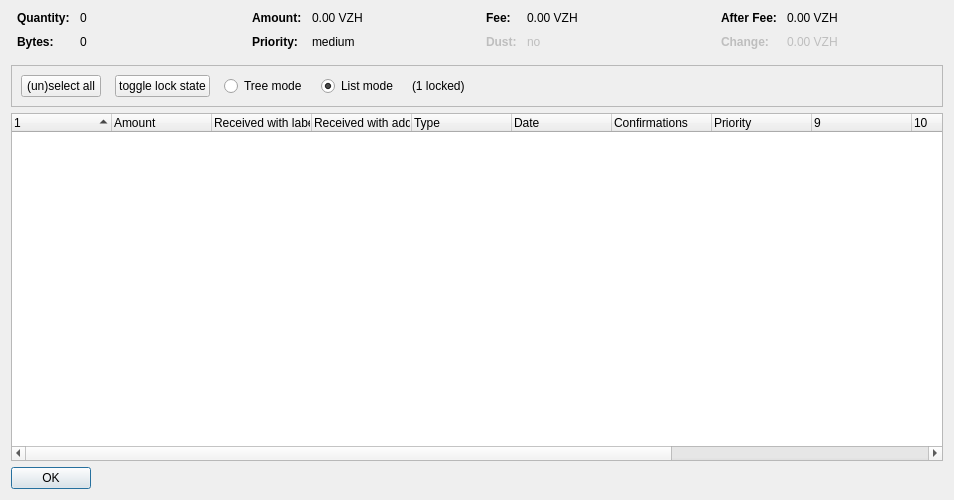
<?xml version="1.0" encoding="UTF-8"?>
<ui version="4.0">
 <class>CoinControlDialog</class>
 <widget class="QDialog" name="CoinControlDialog">
  <property name="geometry">
   <rect>
    <x>0</x>
    <y>0</y>
    <width>954</width>
    <height>500</height>
   </rect>
  </property>
  <property name="windowTitle">
   <string>Coin Selection</string>
  </property>
  <layout class="QVBoxLayout" name="verticalLayout">
   <item>
    <layout class="QHBoxLayout" name="horizontalLayoutTop" stretch="0,0,0,0">
     <property name="topMargin">
      <number>0</number>
     </property>
     <property name="bottomMargin">
      <number>10</number>
     </property>
     <item>
      <layout class="QFormLayout" name="formLayoutCoinControl1">
       <property name="horizontalSpacing">
        <number>10</number>
       </property>
       <property name="verticalSpacing">
        <number>10</number>
       </property>
       <property name="leftMargin">
        <number>6</number>
       </property>
       <property name="rightMargin">
        <number>6</number>
       </property>
       <item row="0" column="0">
        <widget class="QLabel" name="labelCoinControlQuantityText">
         <property name="font">
          <font>
           <weight>75</weight>
           <bold>true</bold>
          </font>
         </property>
         <property name="text">
          <string>Quantity:</string>
         </property>
        </widget>
       </item>
       <item row="0" column="1">
        <widget class="QLabel" name="labelCoinControlQuantity">
         <property name="cursor">
          <cursorShape>IBeamCursor</cursorShape>
         </property>
         <property name="contextMenuPolicy">
          <enum>Qt::ActionsContextMenu</enum>
         </property>
         <property name="text">
          <string notr="true">0</string>
         </property>
         <property name="textInteractionFlags">
          <set>Qt::LinksAccessibleByMouse|Qt::TextSelectableByKeyboard|Qt::TextSelectableByMouse</set>
         </property>
        </widget>
       </item>
       <item row="1" column="0">
        <widget class="QLabel" name="labelCoinControlBytesText">
         <property name="font">
          <font>
           <weight>75</weight>
           <bold>true</bold>
          </font>
         </property>
         <property name="text">
          <string>Bytes:</string>
         </property>
        </widget>
       </item>
       <item row="1" column="1">
        <widget class="QLabel" name="labelCoinControlBytes">
         <property name="cursor">
          <cursorShape>IBeamCursor</cursorShape>
         </property>
         <property name="contextMenuPolicy">
          <enum>Qt::ActionsContextMenu</enum>
         </property>
         <property name="text">
          <string notr="true">0</string>
         </property>
         <property name="textInteractionFlags">
          <set>Qt::LinksAccessibleByMouse|Qt::TextSelectableByKeyboard|Qt::TextSelectableByMouse</set>
         </property>
        </widget>
       </item>
      </layout>
     </item>
     <item>
      <layout class="QFormLayout" name="formLayoutCoinControl2">
       <property name="horizontalSpacing">
        <number>10</number>
       </property>
       <property name="verticalSpacing">
        <number>10</number>
       </property>
       <property name="leftMargin">
        <number>6</number>
       </property>
       <property name="rightMargin">
        <number>6</number>
       </property>
       <item row="0" column="0">
        <widget class="QLabel" name="labelCoinControlAmountText">
         <property name="font">
          <font>
           <weight>75</weight>
           <bold>true</bold>
          </font>
         </property>
         <property name="text">
          <string>Amount:</string>
         </property>
        </widget>
       </item>
       <item row="0" column="1">
        <widget class="QLabel" name="labelCoinControlAmount">
         <property name="cursor">
          <cursorShape>IBeamCursor</cursorShape>
         </property>
         <property name="contextMenuPolicy">
          <enum>Qt::ActionsContextMenu</enum>
         </property>
         <property name="text">
          <string notr="true">0.00 VZH</string>
         </property>
         <property name="textInteractionFlags">
          <set>Qt::LinksAccessibleByMouse|Qt::TextSelectableByKeyboard|Qt::TextSelectableByMouse</set>
         </property>
        </widget>
       </item>
       <item row="1" column="0">
        <widget class="QLabel" name="labelCoinControlPriorityText">
         <property name="font">
          <font>
           <weight>75</weight>
           <bold>true</bold>
          </font>
         </property>
         <property name="text">
          <string>Priority:</string>
         </property>
        </widget>
       </item>
       <item row="1" column="1">
        <widget class="QLabel" name="labelCoinControlPriority">
         <property name="cursor">
          <cursorShape>IBeamCursor</cursorShape>
         </property>
         <property name="contextMenuPolicy">
          <enum>Qt::ActionsContextMenu</enum>
         </property>
         <property name="text">
          <string>medium</string>
         </property>
         <property name="textInteractionFlags">
          <set>Qt::LinksAccessibleByMouse|Qt::TextSelectableByKeyboard|Qt::TextSelectableByMouse</set>
         </property>
        </widget>
       </item>
      </layout>
     </item>
     <item>
      <layout class="QFormLayout" name="formLayoutCoinControl3">
       <property name="horizontalSpacing">
        <number>10</number>
       </property>
       <property name="verticalSpacing">
        <number>10</number>
       </property>
       <property name="leftMargin">
        <number>6</number>
       </property>
       <property name="rightMargin">
        <number>6</number>
       </property>
       <item row="0" column="0">
        <widget class="QLabel" name="labelCoinControlFeeText">
         <property name="font">
          <font>
           <weight>75</weight>
           <bold>true</bold>
          </font>
         </property>
         <property name="text">
          <string>Fee:</string>
         </property>
        </widget>
       </item>
       <item row="0" column="1">
        <widget class="QLabel" name="labelCoinControlFee">
         <property name="cursor">
          <cursorShape>IBeamCursor</cursorShape>
         </property>
         <property name="contextMenuPolicy">
          <enum>Qt::ActionsContextMenu</enum>
         </property>
         <property name="text">
          <string notr="true">0.00 VZH</string>
         </property>
         <property name="textInteractionFlags">
          <set>Qt::LinksAccessibleByMouse|Qt::TextSelectableByKeyboard|Qt::TextSelectableByMouse</set>
         </property>
        </widget>
       </item>
       <item row="1" column="0">
        <widget class="QLabel" name="labelCoinControlLowOutputText">
         <property name="enabled">
          <bool>false</bool>
         </property>
         <property name="font">
          <font>
           <weight>75</weight>
           <bold>true</bold>
          </font>
         </property>
         <property name="text">
          <string>Dust:</string>
         </property>
        </widget>
       </item>
       <item row="1" column="1">
        <widget class="QLabel" name="labelCoinControlLowOutput">
         <property name="enabled">
          <bool>false</bool>
         </property>
         <property name="cursor">
          <cursorShape>IBeamCursor</cursorShape>
         </property>
         <property name="contextMenuPolicy">
          <enum>Qt::ActionsContextMenu</enum>
         </property>
         <property name="text">
          <string>no</string>
         </property>
         <property name="textInteractionFlags">
          <set>Qt::LinksAccessibleByMouse|Qt::TextSelectableByKeyboard|Qt::TextSelectableByMouse</set>
         </property>
        </widget>
       </item>
      </layout>
     </item>
     <item>
      <layout class="QFormLayout" name="formLayoutCoinControl4">
       <property name="horizontalSpacing">
        <number>10</number>
       </property>
       <property name="verticalSpacing">
        <number>10</number>
       </property>
       <property name="leftMargin">
        <number>6</number>
       </property>
       <property name="rightMargin">
        <number>6</number>
       </property>
       <item row="0" column="0">
        <widget class="QLabel" name="labelCoinControlAfterFeeText">
         <property name="font">
          <font>
           <weight>75</weight>
           <bold>true</bold>
          </font>
         </property>
         <property name="text">
          <string>After Fee:</string>
         </property>
        </widget>
       </item>
       <item row="0" column="1">
        <widget class="QLabel" name="labelCoinControlAfterFee">
         <property name="cursor">
          <cursorShape>IBeamCursor</cursorShape>
         </property>
         <property name="contextMenuPolicy">
          <enum>Qt::ActionsContextMenu</enum>
         </property>
         <property name="text">
          <string notr="true">0.00 VZH</string>
         </property>
         <property name="textInteractionFlags">
          <set>Qt::LinksAccessibleByMouse|Qt::TextSelectableByKeyboard|Qt::TextSelectableByMouse</set>
         </property>
        </widget>
       </item>
       <item row="1" column="0">
        <widget class="QLabel" name="labelCoinControlChangeText">
         <property name="enabled">
          <bool>false</bool>
         </property>
         <property name="font">
          <font>
           <weight>75</weight>
           <bold>true</bold>
          </font>
         </property>
         <property name="text">
          <string>Change:</string>
         </property>
        </widget>
       </item>
       <item row="1" column="1">
        <widget class="QLabel" name="labelCoinControlChange">
         <property name="enabled">
          <bool>false</bool>
         </property>
         <property name="cursor">
          <cursorShape>IBeamCursor</cursorShape>
         </property>
         <property name="contextMenuPolicy">
          <enum>Qt::ActionsContextMenu</enum>
         </property>
         <property name="text">
          <string notr="true">0.00 VZH</string>
         </property>
         <property name="textInteractionFlags">
          <set>Qt::LinksAccessibleByMouse|Qt::TextSelectableByKeyboard|Qt::TextSelectableByMouse</set>
         </property>
        </widget>
       </item>
      </layout>
     </item>
    </layout>
   </item>
   <item>
    <widget class="QFrame" name="frame">
     <property name="minimumSize">
      <size>
       <width>0</width>
       <height>40</height>
      </size>
     </property>
     <property name="frameShape">
      <enum>QFrame::StyledPanel</enum>
     </property>
     <property name="frameShadow">
      <enum>QFrame::Sunken</enum>
     </property>
     <layout class="QHBoxLayout" name="horizontalLayout">
      <item>
       <layout class="QHBoxLayout" name="horizontalLayoutPanel" stretch="0,0,0,0,0,0">
        <property name="spacing">
         <number>14</number>
        </property>
        <item>
         <widget class="QPushButton" name="pushButtonSelectAll">
          <property name="sizePolicy">
           <sizepolicy hsizetype="Maximum" vsizetype="Fixed">
            <horstretch>0</horstretch>
            <verstretch>0</verstretch>
           </sizepolicy>
          </property>
          <property name="text">
           <string>(un)select all</string>
          </property>
          <property name="autoDefault">
           <bool>false</bool>
          </property>
         </widget>
        </item>
        <item>
         <widget class="QPushButton" name="pushButtonToggleLock">
          <property name="sizePolicy">
           <sizepolicy hsizetype="Maximum" vsizetype="Fixed">
            <horstretch>0</horstretch>
            <verstretch>0</verstretch>
           </sizepolicy>
          </property>
          <property name="text">
           <string>toggle lock state</string>
          </property>
          <property name="autoDefault">
           <bool>false</bool>
          </property>
         </widget>
        </item>
        <item>
         <widget class="QRadioButton" name="radioTreeMode">
          <property name="sizePolicy">
           <sizepolicy hsizetype="Maximum" vsizetype="Fixed">
            <horstretch>0</horstretch>
            <verstretch>0</verstretch>
           </sizepolicy>
          </property>
          <property name="text">
           <string>Tree mode</string>
          </property>
         </widget>
        </item>
        <item>
         <widget class="QRadioButton" name="radioListMode">
          <property name="sizePolicy">
           <sizepolicy hsizetype="Maximum" vsizetype="Fixed">
            <horstretch>0</horstretch>
            <verstretch>0</verstretch>
           </sizepolicy>
          </property>
          <property name="text">
           <string>List mode</string>
          </property>
          <property name="checked">
           <bool>true</bool>
          </property>
         </widget>
        </item>
        <item>
         <widget class="QLabel" name="labelLocked">
          <property name="text">
           <string>(1 locked)</string>
          </property>
         </widget>
        </item>
        <item>
         <spacer name="horizontalSpacer">
          <property name="orientation">
           <enum>Qt::Horizontal</enum>
          </property>
          <property name="sizeHint" stdset="0">
           <size>
            <width>40</width>
            <height>20</height>
           </size>
          </property>
         </spacer>
        </item>
       </layout>
      </item>
     </layout>
    </widget>
   </item>
   <item>
    <widget class="CoinControlTreeWidget" name="treeWidget">
     <property name="contextMenuPolicy">
      <enum>Qt::CustomContextMenu</enum>
     </property>
     <property name="sortingEnabled">
      <bool>false</bool>
     </property>
     <property name="columnCount">
      <number>13</number>
     </property>
     <attribute name="headerShowSortIndicator" stdset="0">
      <bool>true</bool>
     </attribute>
     <attribute name="headerStretchLastSection">
      <bool>false</bool>
     </attribute>
     <column>
      <property name="text">
       <string/>
      </property>
     </column>
     <column>
      <property name="text">
       <string>Amount</string>
      </property>
     </column>
     <column>
      <property name="text">
       <string>Received with label</string>
      </property>
     </column>
     <column>
      <property name="text">
       <string>Received with address</string>
      </property>
     </column>
     <column>
      <property name="text">
	<string>Type</string>
      </property>
     </column>
     <column>
      <property name="text">	 
       <string>Date</string>
      </property>
     </column>
     <column>
      <property name="text">
       <string>Confirmations</string>
      </property>
      <property name="toolTip">
       <string>Confirmed</string>
      </property>
     </column>
     <column>
      <property name="text">
       <string>Priority</string>
      </property>
     </column>
     <column>
      <property name="text">
       <string/>
      </property>
     </column>
     <column>
      <property name="text">
       <string/>
      </property>
     </column>
     <column>
      <property name="text">
       <string/>
      </property>
     </column>
     <column>
      <property name="text">
       <string/>
      </property>
     </column>
     <column>
      <property name="text">
       <string/>
      </property>
     </column>
    </widget>
   </item>
   <item>
    <widget class="QDialogButtonBox" name="buttonBox">
     <property name="sizePolicy">
      <sizepolicy hsizetype="Maximum" vsizetype="Fixed">
       <horstretch>0</horstretch>
       <verstretch>0</verstretch>
      </sizepolicy>
     </property>
     <property name="orientation">
      <enum>Qt::Horizontal</enum>
     </property>
     <property name="standardButtons">
      <set>QDialogButtonBox::Ok</set>
     </property>
    </widget>
   </item>
  </layout>
 </widget>
 <customwidgets>
  <customwidget>
   <class>CoinControlTreeWidget</class>
   <extends>QTreeWidget</extends>
   <header>coincontroltreewidget.h</header>
  </customwidget>
 </customwidgets>
 <resources/>
 <connections/>
</ui>
